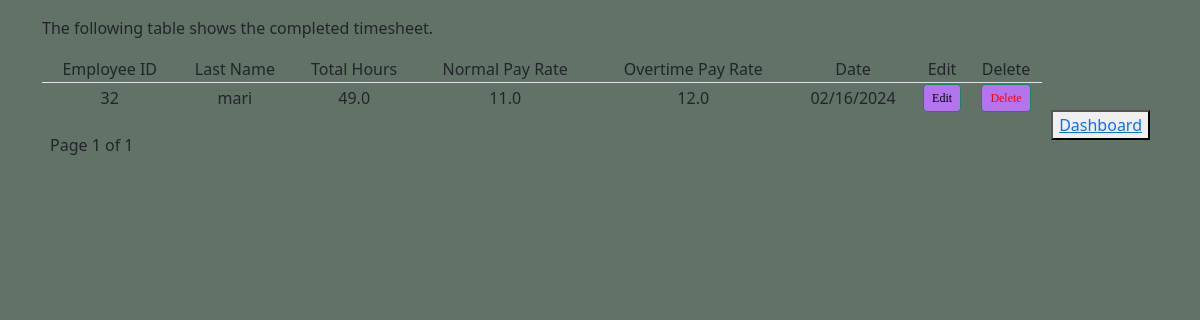
/completed_timesheet/, run on the app's committed database.
### registration/models.py (models this page shows, shortened)
class Timesheet(models.Model):
    gross_salary=0;net_salary=0;tax=0;ni_contri=0;pen_contri=0;stu_loan=0;post_stu_loan=0;all_deductions=0
    eid=models.OneToOneField(Employee,on_delete=models.CASCADE,verbose_name='ID')
    mon=models.FloatField(default=0)
    tue=models.FloatField(default=0)
    wed=models.FloatField(default=0)
    thu=models.FloatField(default=0)
    fri=models.FloatField(default=0)
    sat=models.FloatField(default=0)
    sun=models.FloatField(default=0)
    npr=models.FloatField(verbose_name='Normal Pay Rate')
    opr=models.FloatField(verbose_name='Overtime Pay Rate')
    date=models.CharField(max_length=255,default='')
    def total_hours(self):
        return self.mon + self.tue + self.wed + self.thu + self.fri + self.sat + self.sun

class Employee(models.Model):
    id=models.IntegerField(primary_key=True,verbose_name='Employee ID')
    fname=models.CharField(max_length=20,verbose_name='First Name')
    lname=models.CharField(max_length=20,verbose_name='Last Name')
    mobile=models.CharField(max_length=15,verbose_name='Mobile')
    dbirth=models.DateField()
    email=models.EmailField(max_length=200)
    ni=models.CharField(max_length=20,verbose_name='National Insurance Number')
    tcode=models.CharField(max_length=20,verbose_name='Tax Code')
    join_pension=(('No','No'),('Yes','Yes'))
    pension=models.CharField(max_length=3,null=True,choices=join_pension) #returns Yes or No
    sloan=(('P1','Plan 1'),('P2','Plan 2'),('P4','Plan 4'),('P5','Plan 5'),('PL','Postgraduate Loan'),('P2&PL','Plan 2 and Postgraduate Loan'),('No','No'))
    student_loan=models.CharField(max_length=20,null=True,choices=sloan,verbose_name='Student Loan')
    def __str__(self):
        return str(self.id)

### registration/views.py (the view)
# urls.py: path('completed_timesheet/',views.completed_timesheet,name='completed_timesheet'),
def completed_timesheet(request):
    p=Paginator(Timesheet.objects.all().order_by('eid'),10)
    page=request.GET.get('page')
    context=p.get_page(page)
    return render(request,'registration/completed_timesheet.html',{'context':context})

### registration/templates/registration/completed_timesheet.html (shortened to what this page needs)
{% extends 'registration/index.html' %}
{% load static %}
{% block content %}
<div class="container">
    <div class="col-md-8 mt-3">
        <div class="jumbotron">
            <p class="para">The following table shows the completed timesheet.</p>
            <button class="em-dash">
                <a href="{% url 'employer_dashboard' %}">Dashboard</a>
            </button>
            <table class="bless" style="width: 1000px;text-align: center;">
                <thead class="border-bottom font-weight-bold">
                    <tr class="trow">
                        <td>Employee ID</td>
                        <td>Last Name</td>
                        <td>Total Hours</td>
                        <td>Normal Pay Rate</td>
                        <td>Overtime Pay Rate</td>
                        <td>Date</td>
                        <td>Edit</td>
                        <td>Delete</td>
                    </tr>
                </thead>
                <tbody>
                    {% for employee in context %}
                        <tr>
                            <td>{{employee.eid}}</td>
                            <td>{{employee.eid.lname}}</td>
                            <td>{{employee.total_hours}}</td>
                            <td>{{employee.npr}}</td>
                            <td>{{employee.opr}}</td>
                            <td>{{employee.date}}</td>
                            <td><a href="{% url 'timesheet_update' employee.id %}" class="se btn btn-outline-success btn-sm">Edit</a></td>
                            <td>
                                {% with employee.eid as record %}
                                    <a href="{% url 'timesheet_delete' employee.id %}"  onclick="return confirmDelete('{{ record }}')" class="sd btn btn-outline-success btn-sm" >Delete</a>
                                {% endwith %}
                            </td>
                        </tr>
                    {% endfor %}
                </tbody>
            </table>
        </div>
    </div>
</div>
<div class="pag">
    Page {{ context.number }} of {{ context.paginator.num_pages }}
</div>
{% endblock %}

### registration/templates/registration/completed_timesheet.html (style rules this page uses)
body { background-color: hwb(141 38% 55%); }
.se { background-color: rgb(180, 116, 240); font-family: Georgia, 'Times New Roman', Times, serif; color: black; font-size: 12px; transition: font-size 0.3s; }
.sd { background-color: rgb(180, 116, 240); font-family: Georgia, 'Times New Roman', Times, serif; color: red; font-size: 12px; transition: font-size 0.3s; }
.pag { margin-left: 50px; margin-top: 20px; }
.em-dash { position: fixed; top: 110px; right: 50px; }

### data on the page
Timesheet: eid "32", eid.lname "mari", total_hours "49.0", npr "11.0", opr "12.0", date "02/16/2024"

### other printed values
{{ context.number }} "1"
{{ context.paginator.num_pages }} "1"
